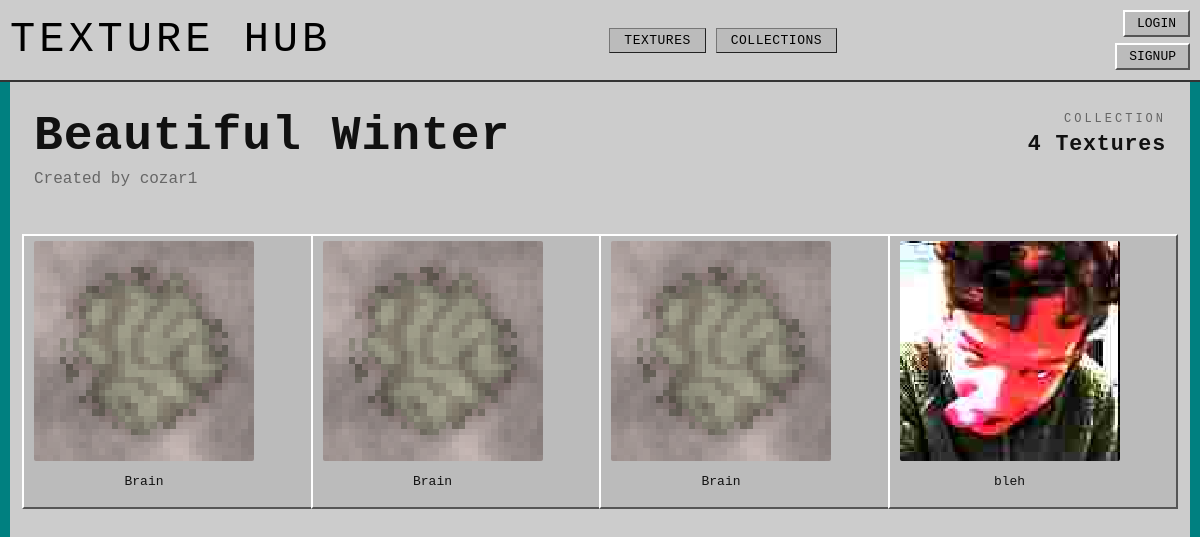
Page /collection/2 on the committed database.
### app.py (models this page shows)
class Collection(db.Model):
    __tablename__ = 'Collection'
    collection_id = db.Column(db.Integer, primary_key=True)
    collection_name = db.Column(db.String(80), unique=True, nullable=False)
    collection_user_id = db.Column(db.String(120), nullable=False)
    collection_rating = db.Column(db.Integer, default=0)

class User(db.Model):
    __tablename__ = 'User'
    user_id = db.Column(db.Integer, primary_key=True)
    user_name = db.Column(db.String(80), unique=True, nullable=False)
    user_password = db.Column(db.String(120), nullable=False)
    user_rating = db.Column(db.Integer, default=0)

class Texture(db.Model):
    __tablename__ = 'Texture'
    texture_id = db.Column(db.Integer, primary_key=True)
    texture_name = db.Column(db.String(80), unique=True, nullable=False)
    texture_address = db.Column(db.String(120), nullable=False)
    texture_user_id = db.Column(db.Integer, default=0)
    texture_tags = db.Column(db.String(200), nullable=True)

### app.py (the view)
@app.route('/collection/<_collection_id>', methods=['GET', 'POST'])
def collection(_collection_id):
    user = get_current_user()
    collection = Collection.query.filter_by(collection_id = _collection_id).one()
    collection_user = User.query.filter_by(user_id = collection.collection_user_id).one()
    texture_ids = Texture_Collection.query.filter_by(collection_id = collection.collection_id).all()
    textures = [Texture.query.filter_by(texture_id = tc.texture_id).one() for tc in texture_ids]
    return render_template('collection.html', user=user, collection=collection, collection_user=collection_user, textures=textures)

### app.py (called while the page is built)
def get_current_user():
    user_id = session.get('user_id')
    if user_id is None:
        return None
    return User.query.get(user_id)

@app.template_filter('texture_url')
def texture_image_url(address):
    if not address:
        return DEFAULT_TEXTURE_URL
    addr = str(address).strip().replace('\\', '/')
    if addr.startswith('/static/images/'):
        rel = addr[len('/static/images/') :]
    elif addr.startswith('static/images/'):
        rel = addr[len('static/images/') :]
    else:
        rel = os.path.basename(addr)
    rel = os.path.basename(rel)
    if not rel or rel.startswith('.'):
        return DEFAULT_TEXTURE_URL
    full = os.path.join(STATIC_IMAGES_DIR, rel)
    if os.path.isfile(full):
        return f'/static/images/{rel}'
    return DEFAULT_TEXTURE_URL

### templates/collection.html (shortened to what this page needs)
{% extends "template.html" %}
{% block content %}
<div class="collection-page">
    <section class="collection-hero">
        <div class="collection-hero__intro">
            <h1>{{ collection.collection_name }}</h1>
            <p class="collection-author">Created by {{ collection_user.user_name }}</p>
        </div>
        <div class="collection-meta">
            <span class="collection-meta__label">collection</span>
            <span class="collection-meta__count">{{ textures|length }} Textures</span>
        </div>
    </section>
    <div class="collection-textures">
        {% for item in textures %}
            {% include "texture_template.html" %}
        {% endfor %}
    </div>
</div>
{% endblock %}

### templates/texture_template.html
<a href="/texture/{{item.texture_id}}">
    <div class="texture-card">
        <img src="{{ item.texture_address | texture_url }}" alt="">
        <p>{{item.texture_name}}</p>
    </div>
</a>

### static/style.css (style rules this page uses)
:root { --bg-main: #008080; --bg-light: #ccc; --bg-mid: #bbb; --bg-dark: #999; --bg-panel: #aaa; --text-main: #111; --text-invert: #fff; --border-light: #888; --border-dark: #777; --bevel-hi: #fff; --bevel-lo: #555; --bevel-mid: #111; --border-outset: 2px outset var(--border-light); --border-inset: 1px outset var(--border-dark); --pad-sm: 5px; --pad-md: 10px; --pad-lg: 20px; }
* { image-rendering: pixelated; }
body { margin: 0; font-family: monospace; background: var(--bg-main); color: var(--text-main); }
a { padding: var(--pad-sm) var(--pad-md); background: var(--bg-mid); border: 2px solid var(--bevel-mid); border-top-color: var(--bevel-hi); border-left-color: var(--bevel-hi); border-right-color: var(--bevel-lo); border-bottom-color: var(--bevel-lo); cursor: pointer; font-family: monospace; color: black; text-decoration: none; }
.collection-page { min-height: calc(100vh - 60px); max-width: 1180px; margin: 0 auto; padding: 30px 24px 40px; background: var(--bg-light); box-sizing: border-box; }
.collection-hero { display: grid; grid-template-columns: 1fr auto; gap: 26px; align-items: start; margin-bottom: 30px; }
.collection-hero__intro h1 { margin: 0; font-size: clamp(2.5rem, 4vw, 4.8rem); line-height: 1; letter-spacing: 0.02em; }
.collection-author { margin-top: 10px; color: #555; font-size: 1rem; opacity: 0.85; }
.collection-meta { text-align: right; align-self: start; }
.collection-meta__label { display: block; text-transform: uppercase; letter-spacing: 0.25em; font-size: 0.75rem; opacity: 0.55; }
.collection-meta__count { display: block; margin-top: 6px; font-size: 1.35rem; font-weight: 700; letter-spacing: 0.04em; }
.collection-textures { display: grid; grid-template-columns: repeat(4, minmax(180px, 1fr)); gap: 22px; justify-items: center; }
.collection-textures a { display: block; width: 100%; color: inherit; text-decoration: none; }
.collection-textures .texture-card { width: 100%; max-width: 220px; }
.collection-textures .texture-card img { border-radius: 2px; }
.texture-card { width: 100%; max-width: 200px; box-sizing: border-box; text-align: center; }
.texture-card img { width: 100%; display: block; aspect-ratio: 1; object-fit: cover; }

### rows in the picture
Collection: collection_name "Beautiful Winter"
User: user_name "cozar1"
Texture: texture_address|texture_url (picture), texture_name "Brain"
Texture: texture_address|texture_url (picture), texture_name "bleh"

### other values in the picture
{{ textures|length }} "4"
